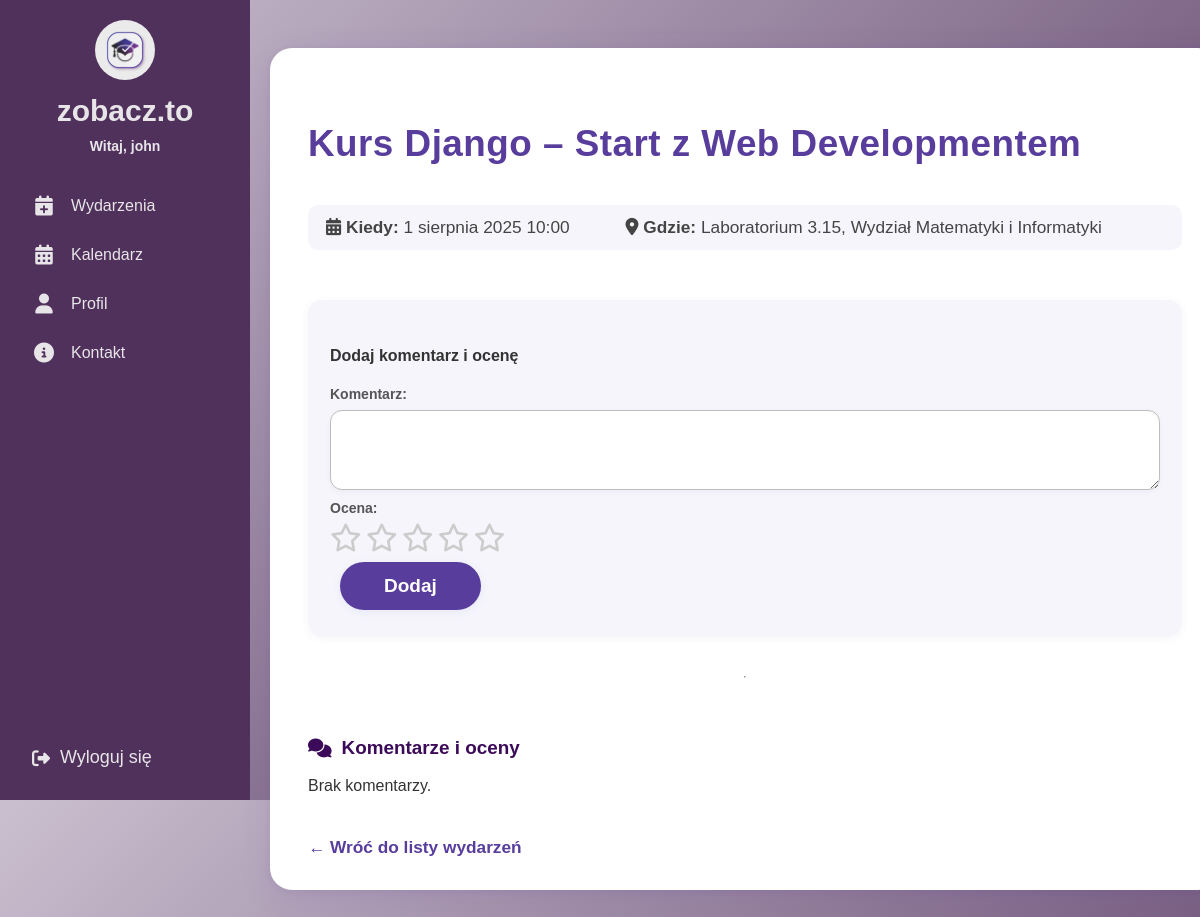
The page /events/event/34/ (signed in) on the database its author committed.
### events/models.py (models this page shows, shortened)
class Event(models.Model):
    title = models.CharField("Tytuł", max_length=200)
    description = models.TextField("Opis wydarzenia")
    date = models.DateTimeField("Data")
    location = models.CharField("Lokalizacja", max_length=200)
    created_by = models.ForeignKey(User, on_delete=models.CASCADE, related_name="created_events")
    image = models.ImageField(upload_to='event_images/', null=True, blank=True)

### events/views.py (the view)
# urls.py: path('event/<int:event_id>/', views.event_detail, name='event_detail'),
@login_required
def event_detail(request, event_id):
    event = get_object_or_404(Event, id=event_id)
    comments = event.comments.select_related('user').order_by('-created_at')
    avg_rating = event.comments.aggregate(avg=Avg('rating'))['avg']
    if request.method == 'POST':
        form = EventCommentForm(request.POST)
        if form.is_valid():
            comment = form.save(commit=False)
            comment.event = event
            comment.user = request.user
            comment.save()
            messages.success(request, "Twój komentarz został dodany.")
            return redirect('event_detail', event_id=event.id)
    else:
        form = EventCommentForm()
        return render(request, 'events/event_detail.html', {
        'event': event,
        'comments': comments,
        'form': form,
        'avg_rating': round(avg_rating or 0, 2),
    })

### events/forms.py
class EventCommentForm(forms.ModelForm):
    class Meta:
        model = EventComment
        fields = ['comment', 'rating']
        widgets = {
            'comment': forms.Textarea(attrs={'rows': 3}),
            'rating': forms.Select(choices=[(i, i) for i in range(1, 6)]),
        }

### templates/events/event_detail.html (shortened to what this page needs)
{% extends "base.html" %}
{% load static %}
{% block content %}
<link rel="stylesheet" href="https://cdnjs.cloudflare.com/ajax/libs/font-awesome/6.4.0/css/all.min.css">
<link rel="stylesheet" href="{% static 'css/events.css' %}">
<div class="main-content event-detail-bg">
  <div class="event-detail-card improved">
    <h2 class="event-title">{{ event.title }}</h2>
    <div class="event-meta">
      <span><i class="fas fa-calendar-alt"></i> <strong>Kiedy:</strong> {{ event.date }}</span>
      <span style="margin-left: 24px;"><i class="fas fa-map-marker-alt"></i> <strong>Gdzie:</strong> {{ event.location }}</span>
    </div>
    {% if user.is_authenticated %}
      <div class="add-comment-section improved" style="margin-top: 18px;">
        <h4>Dodaj komentarz i ocenę</h4>
        <form method="post" class="comment-form" id="comment-form">
          <div class="form-group">
            {{ form.comment.label_tag }}
            {{ form.comment }}
          </div>
          <div class="form-group">
            <label>Ocena:</label>
            <span id="star-rating">
              {% for i in "12345"|make_list %}
                <i class="fa-star far" data-value="{{ forloop.counter }}"></i>
              {% endfor %}
            </span>
          </div>
          <button type="submit" class="enroll-button">Dodaj</button>
        </form>
      </div>
    {% else %}
      <p><a href="{% url 'login' %}">Zaloguj się</a>, aby dodać komentarz.</p>
    {% endif %}
    <hr>
    <div class="event-comments-section">
      <h3><i class="fas fa-comments"></i> Komentarze i oceny</h3>
      <ul class="comments-list">
        {% for comment in comments %}
          <li class="comment-item improved">
            <div class="comment-avatar">
              {{ comment.user.username|slice:":1"|upper }}
            </div>
            <div class="comment-content">
              <div class="comment-header">
                <strong>{{ comment.user.username }}</strong>
                <span class="comment-rating">
                  {% for i in "12345"|make_list %}
                    {% if forloop.counter <= comment.rating %}
                      <i class="fas fa-star" style="color:gold"></i>
                    {% else %}
                      <i class="far fa-star" style="color:gold"></i>
                    {% endif %}
                  {% endfor %}
                  ({{ comment.rating }}/5)
                </span>
                <span class="comment-date">{{ comment.created_at|date:"Y-m-d H:i" }}</span>
                {% if user.is_authenticated and user.groups.all.0.name == "admin" %}
                  <form method="post" action="{% url 'delete_comment' comment.id %}" style="display:inline;">
                    {% csrf_token %}
                    <button type="submit" class="delete-button" onclick="return confirm('Czy na pewno chcesz usunąć ten komentarz?');">Usuń</button>
                  </form>
                {% endif %}
              </div>
              <div class="comment-body">
                {{ comment.comment }}
              </div>
            </div>
          </li>
        {% empty %}
          <li class="event-empty">Brak komentarzy.</li>
        {% endfor %}
      </ul>
    </div>
    <a href="{% url 'events_list' %}" class="back-link">← Wróć do listy wydarzeń</a>
  </div>
</div>
{% endblock %}

### templates/base.html (shortened to what this page needs)
{% load static %}
<!DOCTYPE html>
<html>
<head>
    <link rel="stylesheet" href="https://cdnjs.cloudflare.com/ajax/libs/font-awesome/6.4.0/css/all.min.css">
    <link rel="stylesheet" href="{% static 'css/home.css' %}">
    <link rel="stylesheet" href="{% static 'css/profile.css' %}">
    <link rel="stylesheet" href="{% static 'css/events.css' %}">
    <link rel="stylesheet" href="{% static 'css/organizer_request_form.css' %}">
    <link rel="stylesheet" href="{% static 'css/organizer_request_sent.css' %}">
    <link rel="stylesheet" href="{% static 'css/organizer_requests_list.css' %}">
</head>
<body>
<div class="sidebar">
  <div class="top">
    <div class="logo">
      <a href="{% url 'home' %}">
        <img src="{% static 'images/logo.jpeg' %}" alt="Logo">
      </a>
      <span class="site-name">zobacz.to</span>
      {% if user.is_authenticated %}
        <span class="username">Witaj, {{ user.username }}</span>
      {% endif %}
    </div>
    <div class="menu">
      <a href="{% url 'events_list' %}">
        <i class="fas fa-calendar-plus"></i>
        <span class="label">Wydarzenia</span>
      </a>
      <a href="{% url 'custom-calendar' %}">
        <i class="fas fa-calendar-alt"></i>
        <span class="label">Kalendarz</span>
      </a>
      <a href="{% url 'profile' %}">
        <i class="fas fa-user"></i>
        <span class="label">Profil</span>
      </a>
      <a href="{% url 'contact' %}">
        <i class="fas fa-info-circle"></i>
        <span class="label">Kontakt</span>
      </a>
    </div>
  </div>
  <div class="bottom">
    <form action="{% url 'logout' %}" method="post">
      <button type="submit">
        <i class="fas fa-sign-out-alt"></i>
        <span class="logout-label">Wyloguj się</span>
      </button>
    </form>
  </div>
</div>
  <main>
    <div class="main-content">
    {% block content %}
    {% endblock content %}
  </main>
</body>
</html>

### static/css/home.css (style rules this page uses)
:root { --light-purple: #CABFCF; --dark-purple: #50315C; --medium-purple: #583D9C; --white: #E7E5E8; --blue-purple: #4941A1; }
body { margin: 0; font-family: 'Arial', sans-serif; background: linear-gradient(135deg, var(--light-purple), var(--dark-purple)); height: 100vh; overflow-x: hidden; }
.main-content { min-height: 100vh; width: calc(100vw - 250px); max-width: calc(100vw - 250px); box-sizing: border-box; padding: 0; margin-left: 250px; transition: none; overflow-y: visible; color: #333; }
.sidebar { background-color: var(--dark-purple); width: 250px; display: flex; flex-direction: column; justify-content: space-between; color: var(--white); height: 100vh; position: fixed; left: 0; top: 0; z-index: 10; }
.sidebar .top, .sidebar .bottom { padding: 20px; }
.sidebar .logo { display: flex; flex-direction: column; align-items: center; }
.sidebar .logo img { width: 60px; height: 60px; border-radius: 50%; margin-bottom: 10px; transition: width 0.3s ease, height 0.3s ease; }
.sidebar .logo .site-name { font-size: 30px; font-weight: 700; color: var(--white); margin-bottom: 5px; }
.sidebar .username { font-weight: 600; font-size: 14px; text-align: left; margin-top: 5px; display: block !important; }
.menu { margin-top: 30px; }
.menu a { display: flex; align-items: center; gap: 15px; color: var(--white); text-decoration: none; padding: 12px; border-radius: 8px; transition: background 0.2s; white-space: nowrap; margin-bottom: 5px; }
.menu .label { font-size: 16px; display: block !important; }
.sidebar .menu i { font-size: 20px; min-width: 24px; text-align: center; }
.sidebar .bottom form { margin: 0; }
.sidebar .bottom button { background: none; border: none; color: var(--white); font-size: 18px; cursor: pointer; display: flex; align-items: center; gap: 10px; padding: 12px; width: 100%; text-align: left; border-radius: 8px; transition: background 0.2s; }

### static/css/profile.css (style rules this page uses)
.form-group { display: flex; flex-direction: column; margin-bottom: 0; }
.form-group label { font-weight: 600; margin-bottom: 8px; font-size: 14px; color: #555; }
.form-group input, .form-group textarea { width: 100%; padding: 12px 16px; font-size: 15px; border-radius: 8px; border: 1px solid #d0d0e0; background-color: #fcfcff; margin-bottom: 0; box-sizing: border-box; transition: border-color 0.2s, box-shadow 0.2s, background-color 0.2s; resize: vertical; min-height: 40px; }

### static/css/events.css (style rules this page uses)
.form-group { flex: 1 1 180px; display: flex; flex-direction: column; margin-bottom: 0; }
.event-title { font-size: 18px; font-weight: bold; margin-bottom: 4px; }
.event-meta { color: #888; font-size: 14px; margin-bottom: 8px; }
.enroll-button { background: #81c784; color: #fff; border: none; border-radius: 18px; padding: 7px 20px; font-size: 1rem; font-weight: 600; cursor: pointer; margin-left: 10px; transition: background 0.2s; box-shadow: 0 2px 8px rgba(129,199,132,0.10); }

### rows shown on the page
Event: title "Kurs Django – Start z Web Developmentem", date "1 sierpnia 2025 10:00", location "Laboratorium 3.15, Wydział Matematyki i Informatyki"

### other values the page prints
{{ user.username }} "john"
